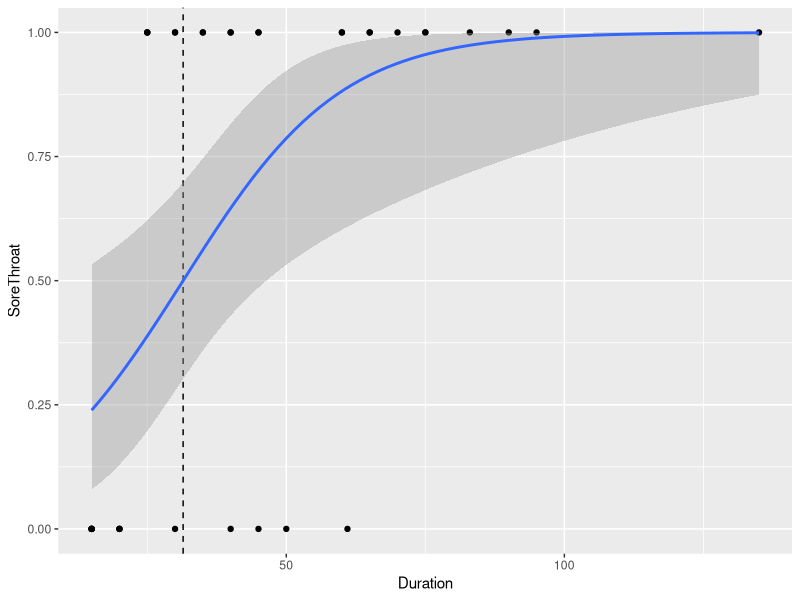

This chart was generated by the following R code:
library(tidyverse)
library(ROCR)

throat <- read_csv("../datasets/throat.csv", col_types=cols())
print(throat, n=35)

(pi.null <- mean( throat$SoreThroat ))
(throat.null <- log( pi.null / (1-pi.null) ))
throat.fit <- glm( SoreThroat ~ Duration, data=throat, family=binomial)
summary( throat.fit )
(boundary <- -throat.fit$coefficients[[1]] / throat.fit$coefficients[[2]])
pchisq( throat.fit$null.deviance - throat.fit$deviance, 1, lower.tail=FALSE)

confint.default( throat.fit )

ggplot( throat, aes(Duration, SoreThroat)) + 
  geom_point()+geom_vline(xintercept=boundary,linetype="dashed") + 
  geom_smooth(method=glm,method.args=list(family=binomial))
# ggsave("images/throat_fit.png", device="png")

( throat.R2.M <- 1 - (throat.fit$deviance / throat.fit$null.deviance ) )

throat <- throat %>% 
  mutate( Pi.null = pi.null) %>%
  mutate( Null.res = SoreThroat - Pi.null) %>% 
  mutate( Pi.hat = throat.fit$fitted.values ) %>%
  mutate( Pi.diff = Pi.hat - Pi.null )

( throat.R2.S <- sum( (throat$Pi.diff)^2 ) / sum( (throat$Null.res)^2 ) )
throat %>% group_by(SoreThroat) %>% summarize( N = n(), Pi.average = mean(Pi.hat)) 

throat %>% group_by(Duration) %>% summarize(N=n(), Percentage=mean(SoreThroat))

throat <- throat %>% mutate( v.hat = Pi.hat*(1-Pi.hat), r.i = SoreThroat - Pi.hat )
throat %>% select(Age:SoreThroat,Pi.hat,v.hat,r.i)

( S.throat <- sum( (throat$r.i)^2 ) )

X <- cbind(1,throat$Duration)
d <- 1 - 2*throat$Pi.hat
V <- diag(throat$v.hat)
M <- V %*% X %*% solve( t(X) %*% V %*% X ) %*% t(X)
I <- diag( rep(1,length(d)) )
S.var <- as.numeric( t(d) %*% (I-M) %*% V %*% d )
( S.z <- ( S.throat - sum(throat$v.hat) ) / sqrt(S.var ) )
( S.pvalue <- 2*pnorm( -abs(S.z) ) )

# LMA <- throat %>% filter(Device==0)
# LMA.fit <- glm( SoreThroat ~ Duration, data=LMA, family=binomial)
# summary( LMA.fit )
# pchisq( LMA.fit$null.deviance - LMA.fit$deviance, 1, lower.tail=FALSE)

# TT <- throat %>% filter(Device==1)
# TT.fit <- glm( SoreThroat ~ Duration, data=TT, family=binomial)
# summary( TT.fit )
# pchisq( TT.fit$null.deviance - TT.fit$deviance, 1, lower.tail=FALSE)
